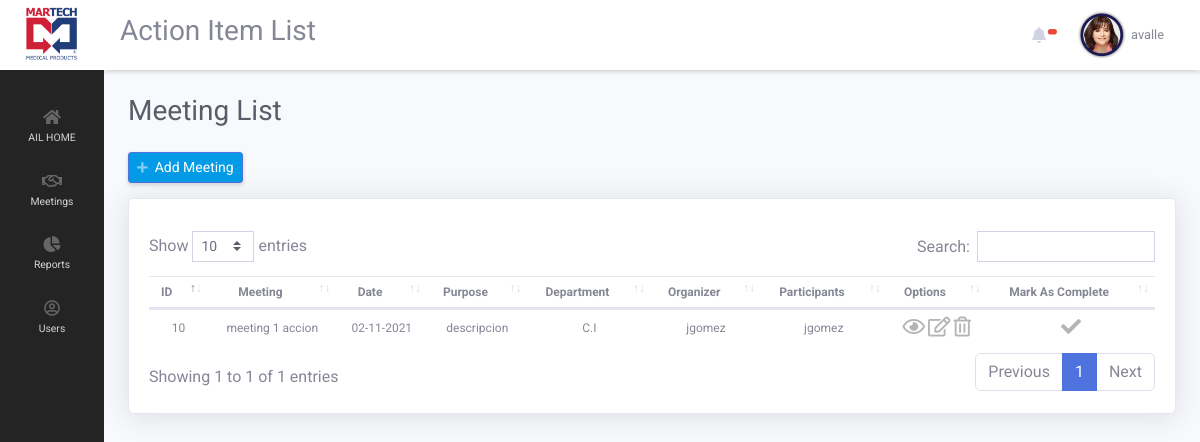
Page /ailApp/index.php?page=meeting_list (signed in) on the committed database.
### tables this page shows
CREATE TABLE `meetings` (
  `meeting_id` int(11) NOT NULL,
  `meeting_department_id` int(11) NOT NULL,
  `meeting_name` varchar(255) NOT NULL,
  `meeting_description` text NOT NULL,
  `meeting_date` date NOT NULL,
  `meeting_active` int(1) NOT NULL DEFAULT 1,
  `meeting_complete` int(1) NOT NULL,
  `meeting_user_id` int(11) NOT NULL
);

CREATE TABLE `departments` (
  `department_id` int(11) NOT NULL,
  `department_name` varchar(255) NOT NULL,
  `department_active` int(1) NOT NULL DEFAULT 1
);

CREATE TABLE `users` (
  `user_id` int(11) NOT NULL COMMENT 'auto incrementing user_id of each user, unique index',
  `user_name` varchar(64) NOT NULL COMMENT 'user''s name, unique',
  `user_password_hash` varchar(255) NOT NULL COMMENT 'user''s password in salted and hashed format',
  `user_email` varchar(64) NOT NULL COMMENT 'user''s email, unique',
  `user_first_name` varchar(255) DEFAULT NULL,
  `user_last_name` varchar(255) DEFAULT NULL,
  `user_employee_number` varchar(255) DEFAULT NULL,
  `user_department` int(11) NOT NULL,
  `user_date` datetime DEFAULT NULL,
  `user_last_update` timestamp NOT NULL DEFAULT current_timestamp() ON UPDATE current_timestamp(),
  `user_phone` varchar(25) DEFAULT NULL,
  `user_areacode` varchar(5) DEFAULT NULL,
  `user_level` int(1) NOT NULL DEFAULT 0,
  `user_image` varchar(255) NOT NULL DEFAULT 'uploads/user_img/noimage.png',
  `user_locked` int(1) NOT NULL DEFAULT 0,
  `user_suspend` int(1) NOT NULL DEFAULT 0,
  `user_active` int(1) NOT NULL DEFAULT 1
);

CREATE TABLE `meeting_attendees` (
  `meeting_attendee_id` int(11) NOT NULL,
  `m_a_meeting_id` int(11) NOT NULL,
  `meeting_user_id` int(11) NOT NULL
);

### ailApp/views/pages/meetings/meeting_list.php (the view, shortened to what this page needs)
<h1 class="h3 mb-4 text-gray-800">Meeting List</h1>
<div style="margin-bottom:15px;">
    <a  href="index.php?page=meeting_add" id="add-newuser" class="d-none d-sm-inline-block btn btn-sm btn-primary shadow-sm" ><i class="fas fa-plus fa-sm text-white-50"></i>&nbsp;&nbsp;Add Meeting</a>
</div>
<div class="card shadow mb-4">
    <div class="card-header py-3">
    </div>
        <div class="card-body">
            <div style="margin-top:-20px;" class="table-responsive">
            <table  style="font-size: 14px; vertical-align:middle; " class="table  order-column " id="dataTable" width="100%" cellspacing="0">
                <thead style="text-align:center;">
                <tr>
                    <th>ID</th>
                    <th>Meeting</th>
                    <th>Date</th>
                    <th>Purpose</th>
                    <th>Department</th>
                    <th>Organizer</th>
                    <th>Participants</th>
                    <th>Options</th>
                    <th>Mark As Complete</th>
                </tr>
                </thead>
                <tbody>
                    <?php
                    if($_SESSION['quatroapp_user_level'] >= 1)
                    {
                        $query = "SELECT * FROM meetings
                        LEFT JOIN departments ON meetings.meeting_department_id = departments.department_id
                        LEFT JOIN users as owner ON meetings.meeting_user_id = owner.user_id
                        WHERE meeting_active = 1 AND meeting_complete = 0";
                    }
                    $result = mysqli_query($connection, $query);
                    while($row = mysqli_fetch_array($result)):
                    ?>
                        <tr>
                            <td style="text-align: center;"><?php echo $row['meeting_id'];  ?></td>
                            <td style="text-align: center;"><?php echo $row['meeting_name'];  ?></td>
                            <td style="text-align: center;"><?php echo date('m-d-Y', strtotime($row['meeting_date']));  ?></td>
                            <td style="text-align: center;"><?php echo $row['meeting_description'];  ?></td>
                            <td style="text-align: center;"><?php echo $row['department_name'];  ?></td>
                            <td style="text-align: center;"><?php echo $row['user_name'];  ?></td>
                            <td style="text-align: center;">
                                <?php
                                    $participants = "SELECT * FROM meeting_attendees
                                    LEFT JOIN users ON meeting_attendees.meeting_user_id = users.user_id
                                    WHERE m_a_meeting_id = {$row['meeting_id']}";
                                    $run_participants = mysqli_query($connection, $participants);
                                    while($row_participants = mysqli_fetch_array($run_participants)):
                                ?>
                                    <?php echo $row_participants['user_name']; ?><br>
                                <?php
                                    endwhile;
                                ?>
                            </td>
                            <td style="text-align: center;">
                                <a href='index.php?page=meeting_view&meeting_id=<?php echo $row['meeting_id']?>'  class=''  data-cat-name='{$row['user_name']}' data-cat-id='{$row['user_id']}'><i data-toggle='tooltip' data-placement='left' title='View Meeting' style='font-size: 20px; color:#b5b5b5' class='far fa-eye options'></i></a>
                                <a href='index.php?page=meeting_edit&meeting_id=<?php echo $row['meeting_id']?>'  class=''  data-cat-name='{$row['user_name']}' data-cat-id='{$row['user_id']}'><i data-toggle='tooltip' data-placement='left' title='Edit Meeting' style='font-size: 20px; color:#b5b5b5' class='far fa-edit options'></i></a>
                                <a href='index.php?page=meeting_delete&meeting_id=<?php echo $row['meeting_id']?>'  class=''  data-cat-name='{$row['user_name']}' data-cat-id='{$row['user_id']}'><i data-toggle='tooltip' data-placement='left' title='Delete Meeting' style='font-size: 20px; color:#b5b5b5' class='far fa-trash-alt options'></i></a>
                            </td>
                            <td style="text-align: center;">
                                <a href='index.php?page=meeting_complete&meeting_id=<?php echo $row['meeting_id']?>'  class=''  data-cat-name='{$row['user_name']}' data-cat-id='{$row['user_id']}'><i data-toggle='tooltip' data-placement='left' title='Mark as completed' style='font-size: 20px; color:#b5b5b5' class='fas fa-check options2'></i></a>
                            </td>
                        </tr>
                    <?php endwhile; ?>
                </tbody>
            </table>
        </div>
    </div>
</div>

### ailApp/views/includes/header.php (style rules this page uses)
body { font-family: 'Roboto', sans-serif; }
tr { font-size: 12px; }
.btn-primary { background-color: #039be5; }
.table-responsive { width: 100%; }
.card-header { background-color: #fff; border-bottom: #fff; }
td { vertical-align: middle; }
.odd { vertical-align: middle; }

### rows in the picture
meetings: meeting_id "10", meeting_name "meeting 1 accion", meeting_date "02-11-2021", meeting_description "descripcion", departments.department_name "C.I", users.user_name "jgomez"
meeting_attendees: users.user_name "jgomez"

### other values in the picture
$_SESSION['quatroapp_user_name'] "avalle"
